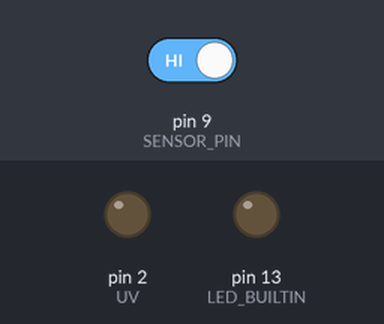
A sketch run on a simulated Arduino Nano, built with avr-gcc and run on an emulated ATmega328P. On the bench: output pins drawn as LEDs (lit = HIGH). The inputs (shaded band) are chosen by the test bench; at power-on: pin 9 (SENSOR_PIN) HIGH.

Above: at 1.3 s.
1.4 s: pin 9 (SENSOR_PIN) driven LOW
At 2.2 s:
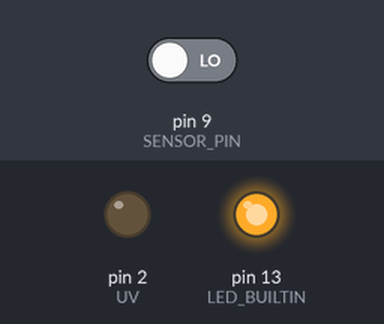
2.9 s: pin 9 (SENSOR_PIN) driven HIGH
At 5.3 s:
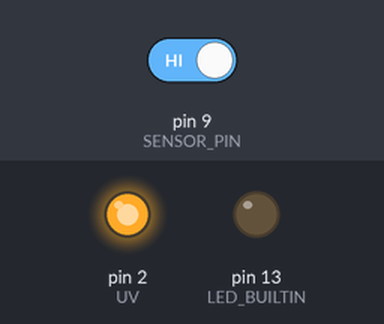
Timing chart, 0 to 35.4 s (numbered marks = the images above; inputs shaded):
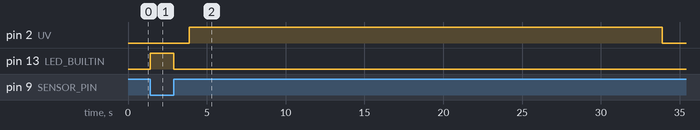

Measured:
- after the input at 1.4 s, pin 13 (LED_BUILTIN): LOW → HIGH at once
- after the input at 2.9 s, pin 2 (UV): LOW → HIGH after 1.0 s, → LOW 30.0 s later; pin 13 (LED_BUILTIN): HIGH → LOW at once

The sketch:

UV.ino
```cpp
#define SENSOR_PIN 9
#define BUZZER A6
#define UV 2

unsigned long previousMillis = 0;
bool sensor;
int lastState = HIGH;
int currentState;

void setup() {
  pinMode(SENSOR_PIN, INPUT_PULLUP);
  pinMode(LED_BUILTIN, OUTPUT);
  pinMode(BUZZER, OUTPUT); //buzzer
  digitalWrite(BUZZER, HIGH);
  pinMode(UV, OUTPUT); //UV
  delay(100);
}

void shortbuzzer() { //for buzzer
  for (int i = 0; i < 3; i++) {
    digitalWrite(BUZZER, LOW);
    delay(100);
    digitalWrite(BUZZER, HIGH);
    delay(100);
  }
}

void buzzer2() { //for buzzer
  digitalWrite(BUZZER, LOW);
  delay(700);
  digitalWrite(BUZZER, HIGH);
  delay(300);
}

void buzzer1() {
  for (int i = 0; i < 2; i++) {
  digitalWrite(BUZZER, LOW);
    delay(500);
    digitalWrite(BUZZER, HIGH);
    delay(300);
  }
}

void UV1() {
  digitalWrite(UV, HIGH);
  delay(60000);
  digitalWrite(UV, LOW);
  shortbuzzer();
}

void UV2() {
  digitalWrite(UV, HIGH);
  delay(30000);
  digitalWrite(UV, LOW);
  shortbuzzer();
}

void loop() {
  unsigned long currentMillis = millis();
  currentState = digitalRead(SENSOR_PIN);
  if (lastState == HIGH && currentState == LOW) {
    previousMillis = currentMillis;
    Serial.println("The sensor is touched");
    digitalWrite(LED_BUILTIN, !currentState);
  }
  else if (lastState == LOW && currentState == HIGH) {
    Serial.println("The sensor is is released");
    digitalWrite(LED_BUILTIN, !currentState);
    if (currentMillis - previousMillis >= 2000) {
      previousMillis=currentMillis;
      Serial.println("Long touch");
      buzzer1();
      UV1();
    }
    else if(currentMillis-previousMillis >=100 && currentMillis-previousMillis <=2000){
      previousMillis=currentMillis;
      Serial.println("Short Touch");
      buzzer2();
      UV2();
    }
  }
  // save the the last state
  lastState = currentState;
}
```
